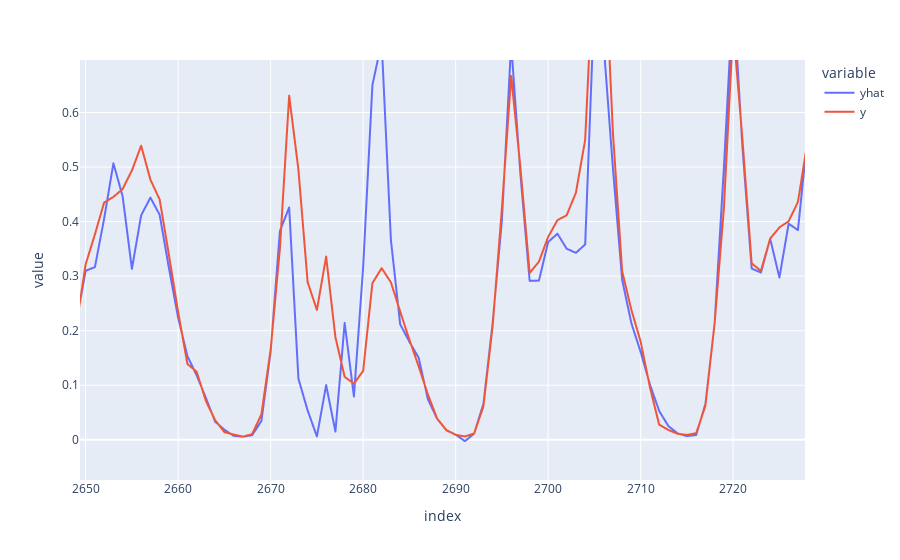

Source (notebook cell):
### Code cell
px.line(pd.DataFrame({
    "yhat": yhat,
    "y": test_y
}))

### Figure 1 — Plotly figure (JSON) as saved in the notebook; plotly's stock layout.template omitted (floating-point values rounded to 4 significant figures; data arrays with more than 128 entries replaced by an {"elided": "..."} marker saying what was removed)
{"data": [{"hovertemplate": "variable=yhat<br>index=%{x}<br>value=%{y}<extra></extra>", "legendgroup": "yhat", "line": {"color": "#636efa", "dash": "solid"}, "marker": {"symbol": "circle"}, "mode": "lines", "name": "yhat", "showlegend": true, "type": "scattergl", "x": {"elided": "4380 int values"}, "xaxis": "x", "y": {"elided": "4380 float values"}, "yaxis": "y"}, {"hovertemplate": "variable=y<br>index=%{x}<br>value=%{y}<extra></extra>", "legendgroup": "y", "line": {"color": "#EF553B", "dash": "solid"}, "marker": {"symbol": "circle"}, "mode": "lines", "name": "y", "showlegend": true, "type": "scattergl", "x": {"elided": "4380 int values"}, "xaxis": "x", "y": {"elided": "4380 float values"}, "yaxis": "y"}], "layout": {"autosize": true, "legend": {"title": {"text": "variable"}, "tracegroupgap": 0}, "margin": {"t": 60}, "xaxis": {"anchor": "y", "autorange": false, "domain": [0, 1], "range": [2649.0, 2728.0], "title": {"text": "index"}, "type": "linear"}, "yaxis": {"anchor": "x", "autorange": false, "domain": [0, 1], "range": [-0.0738, 0.6963], "title": {"text": "value"}, "type": "linear"}}}
